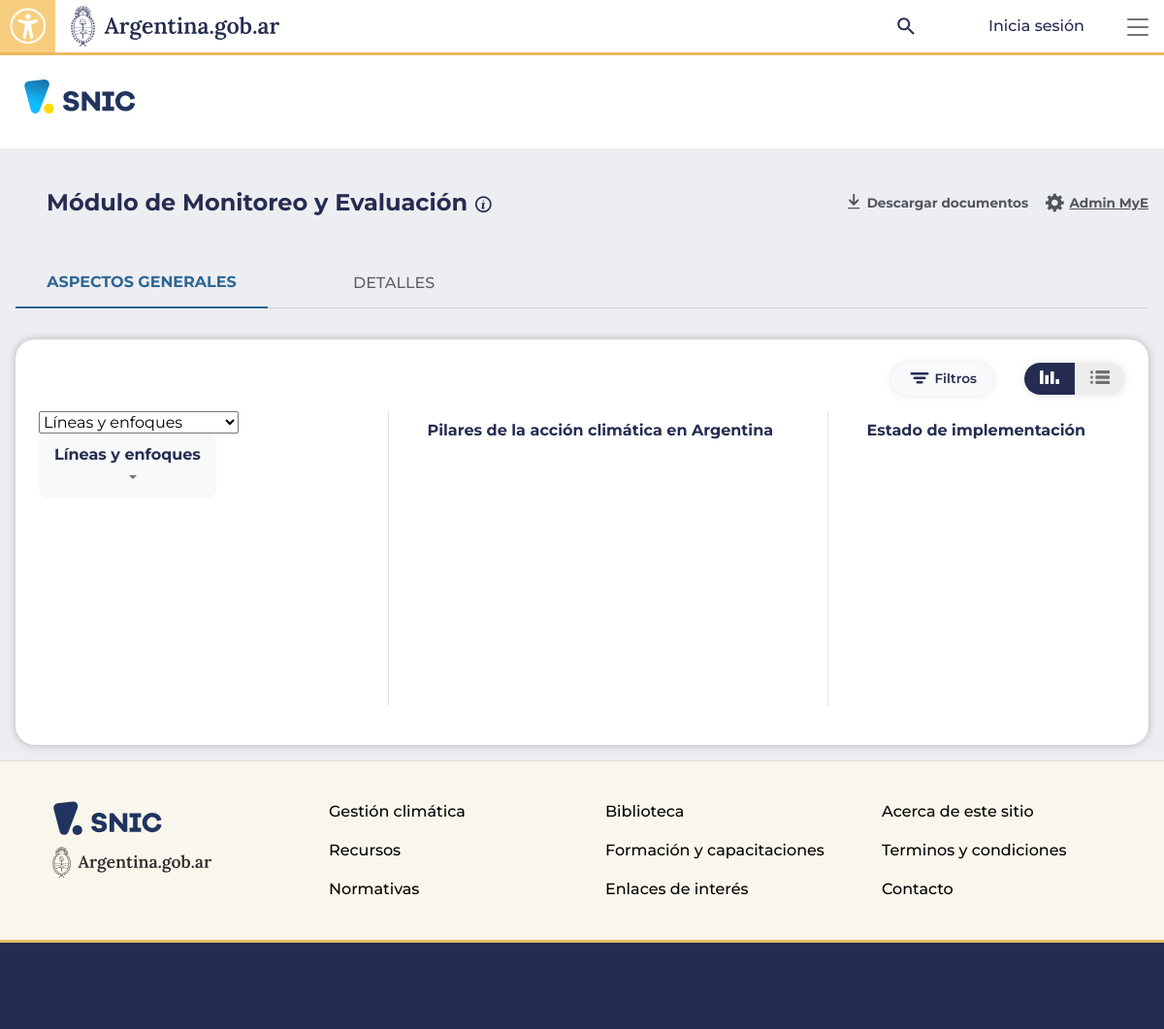
The app's page /main/staticpage/mye.html with its own data.
### app/main/models.py (models this page shows, shortened)
class Named(models.Model):
    name = models.CharField(max_length=40, verbose_name='nombre')
    def __str__(self):
        return self.name
    class Meta:
        abstract = True

class Language(Named):
    code = models.CharField(max_length=3, primary_key=True, verbose_name='código')
    order = models.IntegerField(default=20)
    class Meta:
        ordering = ('order', 'name',)
        verbose_name = 'idioma'
    @classmethod
    def default(cls):
        return cls.objects.get_or_create(order=1, code=DEFAULT_LANGUAGE_CODE, name='Español')[0]

### app/main/viewsv2.py (the view)
def staticpage(request, path):
    context = default_context(request)
    return render(request, 'mainv2/staticpage/'+path, context)

### app/main/templatetags/snicc_i18n.py (called while the page is built)
@register.simple_tag
def ts(value, lang):
    try:
        if lang.code =='es':
            return value
        return StaticTransVersion.objects.get(lang=lang, es__es=value).trad
    except StaticTransVersion.DoesNotExist:
        return value

### app/main/viewsv2.py (called while the page is built)
def get_lang_profile(request):
    profile_code = request.session.get('profile')
    profile = Profile.objects.get(code=profile_code) if profile_code else None
    try:
        lang = Language.objects.get(code=request.COOKIES.get('idioma_snic', 'es'))
    except Language.DoesNotExist:
        lang = Language.objects.get(code='es')
    return lang, profile

def default_context(request, add=None):
    lang, profile = get_lang_profile(request)
    res = dict(
        languages = Language.objects.all(),
        lang = lang,
        profile = profile
    )
    if add:
        res.update(add)
    return res

### app/main/templates/mainv2/staticpage/mye.html (shortened to what this page needs)
{% extends 'mainv2/base.html' %}
{% load static %}
{% block head %}
    <link rel="stylesheet" href="https://cdn.jsdelivr.net/npm/bootstrap-select@1.14.0-beta3/dist/css/bootstrap-select.min.css">
    <link href="{% static 'main/css/c3.css' %}" rel="stylesheet">
    <link rel="stylesheet" href="{% static 'main/css/mye.css' %}" type="text/css">
{% endblock %}
{% block content %}
<div class="mye-content">
    <div class="mye-header">
        <div class="mye-title-content" >
            <h1 id="mye-title">Módulo de Monitoreo y Evaluación<i class="bi bi-info-circle" data-bs-toggle="offcanvas" data-bs-target="#drawerRightInfo" aria-controls="drawerRightInfo"></i></h1>
        </div>
        <div class="mye-buttons float-end me-2">
            <div class="dropdown bootstrap-select" data-bs-toggle="tooltip" data-bs-placement="left" title="Descargar todas las medidas">
                <button data-bs-toggle="dropdown" aria-expanded="false"><img src="{% static 'main/images/mye/download.svg' %}" alt="Descargar documentos"><span>Descargar documentos</span></button>
            </div>
            <a href="/editor/measure/"><img src="{% static 'main/images/mye/admin.svg' %}" alt="Admin MyE"><span>Admin MyE</span></a>
        </div>
    </div>
    <div class="mye-body">
        <div class="mye-body-content">
            <nav>
                <div class="nav nav-tabs" id="nav-tab" role="tablist">
                  <button class="nav-link active" id="nav-general-tab" data-bs-toggle="tab" data-bs-target="#nav-general" type="button" role="tab" aria-controls="nav-general" aria-selected="true">Aspectos generales</button>
                  <button class="nav-link" id="nav-details-tab" data-bs-toggle="tab" data-bs-target="#nav-details" type="button" role="tab" aria-controls="nav-details" aria-selected="false">Detalles</button>
                </div>
            </nav>
            <div class="tab-content filter-opened" id="nav-tabContent">
                <div class="tab-pane fade show active" id="nav-general" role="tabpanel" aria-labelledby="nav-general-tab">
                    <div class="tab-content-header">
                        <div class="header-buttons">
                            <button type="button" class="btn btn-light btn-filter" data-bs-toggle="offcanvas" data-bs-target="#drawerFilters" aria-controls="drawerFilters">
                                <i class="bi bi-filter"></i>
                                <span>Filtros</span>
                            </button>
                            <ul class="nav nav-pills" id="pills-tab" role="tablist">
                                <li class="nav-item" role="presentation">
                                  <div class="nav-link active" id="pills-bars-tab" data-bs-toggle="pill" data-bs-target="#pills-bars" role="tab" aria-controls="pills-bars" aria-selected="true">
                                    <img src="{% static 'main/images/mye/vertical-bars-white.svg' %}" alt="Filtrar" class="img-bars-white">
                                  </div>
                                </li>
                                <li class="nav-item" role="presentation">
                                  <div class="nav-link" id="pills-bars-list-tab" data-bs-toggle="pill" data-bs-target="#pills-bars-list" role="tab" aria-controls="pills-bars-list" aria-selected="false">
                                    <img src="{% static 'main/images/mye/horizontal-bars-gray.svg' %}" alt="Filtrar" class="img-bars-gray">
                                  </div>
                                </li>
                            </ul>
                        </div>
                    </div>
                    <div class="tab-content" id="pills-tabContent">
                        <div class="tab-pill-content tab-pane fade show active" id="pills-bars" role="tabpanel" aria-labelledby="pills-bars-tab">
                            <div class="circle-outer">
                                <ul class="circle">
                                  <li>
                                      <div class="content-slice first">
                                        <div class="c3-title">
                                            <select class="selectpicker show-tick selectpicker-lineas-enfoques" id="selectpicker_title_bar">
                                                <option class="title-select-lineas-enfoques">Líneas y enfoques</option>
                                            </select>
                                        </div>
                                      </div>
                                      <div class="background"><div></div></div>
                                  </li>
                                  <li>
                                      <div class="content-slice second">
                                        <div class="c3-title">
                                            <div class="c3-title-space">Pilares de la acción climática en Argentina</div>
                                        </div>
                                      </div>
                                      <div class="background"><div></div></div>
                                  </li>
                                  <li>
                                      <div class="content-slice third">
                                        <div class="c3-title">
                                            <div class="c3-title-space">Estado de implementación</div>
                                        </div>
                                      </div>
                                      <div class="background"><div></div></div>
                                  </li>
                                </ul>
                            </div>
                        </div>
                    </div>
                </div>
            </div>
        </div>
    </div>
</div>
{% endblock %}

### app/main/templates/mainv2/base.html (shortened to what this page needs)
{% load static snicc_i18n %}
<!DOCTYPE html>
<html lang="es">
<head>
    <link href="https://cdn.jsdelivr.net/npm/bootstrap@5.3.3/dist/css/bootstrap.min.css" rel="stylesheet">
    <link href="https://cdnjs.cloudflare.com/ajax/libs/font-awesome/4.7.0/css/font-awesome.min.css" rel="stylesheet">
    <link rel="stylesheet" href="https://cdn.jsdelivr.net/npm/bootstrap-icons@1.11.3/font/bootstrap-icons.min.css">
    <link rel="stylesheet" type="text/css" href="{% static 'main/css/icono-arg.css'%}">
    <link rel="stylesheet" type="text/css" href="{% static 'main/css/snic.css'%}">
    {% block head %}{% endblock %}
</head>
<body>
    <header class="{% if not request.user.is_anonymous %}logged{% endif %}">
        <nav class="navbar navbar-top p-0">
            <div class="container-fluid g-0">
                <div class="navbar-header">
                    <div class="dropdown" id="buttonPerfilAccesibilidad">
                        <button class="btn-perfil-acces" type="button" data-bs-toggle="dropdown" data-bs-auto-close="outside" aria-expanded="false">
                            <img src="{% static 'main/images/icono-accesibilidad.svg'%}" alt="Perfil y Accesibilidad">
                        </button>
                    </div>
                    <a class="navbar-brand" href="https://www.argentina.gob.ar/" id="navbar-brand" target="_blank">
                        <img src="{% static 'main/images/logo_argentina-azul.svg'%}" alt="Argentina.gob.ar" height="50" width="254">
                    </a>
                </div>
                <div class="navbar-header navbar-right">
                    <button onclick="jQuery('.navbar.navbar-top').addClass('state-search');" class="btn btn-buscar-mobile btn-login visible-xs" aria-labelledby="edit-keys"><img src="{% static 'main/images/iconos/search.svg'%}" alt=""></button>
                    <div class="login-buttons">
                        {% if request.user.is_anonymous %}
                            <a class="btn btn-login" href="{% url 'user:login' %}">
                                <span>{% ts 'Inicia sesión' lang %}</span>
                            </a>
                        {% else %}
                            <a class="btn btn-login" href="{% url 'user:profile' %}">
                                <img src="{% static 'main/images/iconos/user.svg'%}" alt="">
                                <span>{{request.user.get_full_name|default:request.user}}</span>
                            </a>
                        {% endif %}
                    </div>
                    <div class="sidebar-mobile">
                        <div class="toggle toggle-sidebar">
                            <a href="#" class="burger js-menu-toggle" data-toggle="collapse" data-target="#main-navbar">
                                <span></span>
                            </a>
                        </div>
                    </div>
                </div>
            </div>
        </nav>
    </header>
    <main>
        <div class="main-content ">
            {% block sniclogo %}
            <a class="container-logo snic-tools-logo" href="{% url 'mainv2:landing' %}">
                <img src="{% static 'main/images/logo_snic.svg'%}" class="logo-snic" alt="">
            </a>
            {% endblock %}
            <div class="container-fluid g-0">
                {% block content %}{% endblock %}
                <footer class="main-footer">
                    <div class="container">
                        <div class="row">
                            <div class="col-md-3 col-sm-12 col-footer col-footer-brand">
                                <img src="{% static 'main/images/logo_snic_azul.svg'%}" class="logo-snic" alt="">
                                <p><a href="https://www.argentina.gob.ar/"><img src="{% static 'main/images/logo_argentina-azul.svg'%}" alt="Argentina.gob.ar"></a></p>
                            </div>
                            <div class="col-md-3 col-sm-12 col-footer">
                                <p><a href="{% url 'mainv2:post' 'gestion-climatica' %}">{% ts 'Gestión climática' lang %}</a></p>
                                <p><a href="{% url 'mainv2:staticpage' 'recursos.html' %}">{% ts 'Recursos' lang %}</a></p>
                                <p><a href="{% url 'mainv2:regulations'%}">{% ts 'Normativas' lang %}</a></p>
                            </div>
                            <div class="col-md-3 col-sm-12 col-footer">
                                <p><a href="{% url 'mainv2:library-front'%}">{% ts 'Biblioteca' lang %}</a></p>
                                <p><a href="#">{% ts 'Formación y capacitaciones' lang %}</a></p>
                                <p><a href="{% url 'mainv2:enlaces' %}">{% ts 'Enlaces de interés' lang %}</a></p>
                            </div>
                            <div class="col-md-3 col-sm-12 col-footer">
                                <p><a href="{% url 'mainv2:post' 'acerca' %}">{% ts 'Acerca de este sitio' lang %}</a></p>
                                <p><a href="{% url 'mainv2:post' 'terminos-y-condiciones' %}">{% ts 'Terminos y condiciones' lang %}</a></p>
                                <p><a href="{% url 'mainv2:post' 'contacto' %}">{% ts 'Contacto' lang %}</a></p>
                            </div>
                        </div>
                    </div>
                    <div class="container-fluid border-top-amarillo">
                        <div class="row sub-footer"><div class="container"></div></div>
                    </div>
                </footer>
            </div>
        </div>
    </main>
</body>
</html>

### app/main/static/main/css/c3.css (style rules this page uses)
.c3-title { font: 14px sans-serif; }

### records on screen
Language: code "Inicia sesión", code "Gestión climática", code "Recursos", code "Normativas", code "Biblioteca", code "Formación y capacitaciones", code "Enlaces de interés", code "Acerca de este sitio", code "Terminos y condiciones", code "Contacto"
